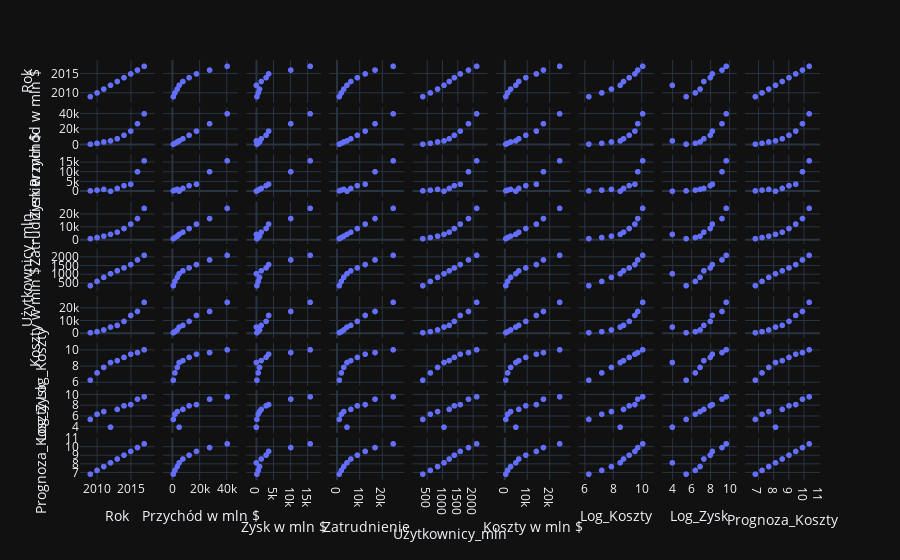

Notebook cell for this chart:
### Code cell
# wykresy

fig = px.scatter_matrix(data)
fig.show()

### Figure 1 — Plotly figure (JSON) as saved in the notebook; plotly's stock layout.template omitted (floating-point values rounded to 4 significant figures)
{"data": [{"dimensions": [{"axis": {"matches": true}, "label": "Rok", "values": [2009, 2010, 2011, 2012, 2013, 2014, 2015, 2016, 2017]}, {"axis": {"matches": true}, "label": "Przychód w mln $", "values": [777, 1974, 3711, 5089, 7872, 12466, 17928, 27638, 40653]}, {"axis": {"matches": true}, "label": "Zysk w mln $", "values": [229, 606, 1000, 53, 1500, 2940, 3688, 10217, 15934]}, {"axis": {"matches": true}, "label": "Zatrudnienie", "values": [1218, 2127, 3200, 4619, 6337, 9199, 12691, 17048, 25105]}, {"axis": {"matches": true}, "label": "Użytkownicy_mln", "values": [360, 608, 845, 1056, 1228, 1393, 1591, 1860, 2129]}, {"axis": {"matches": true}, "label": "Koszty w mln $", "values": [548, 1368, 2711, 5036, 6372, 9526, 14240, 17421, 24719]}, {"axis": {"matches": true}, "label": "Log_Koszty", "values": [6.306, 7.221, 7.905, 8.524, 8.76, 9.162, 9.564, 9.765, 10.12]}, {"axis": {"matches": true}, "label": "Log_Zysk", "values": [5.434, 6.407, 6.908, 3.97, 7.313, 7.986, 8.213, 9.232, 9.676]}, {"axis": {"matches": true}, "label": "Prognoza_Koszty", "values": [6.803, 7.25, 7.697, 8.144, 8.591, 9.038, 9.486, 9.933, 10.38]}], "hovertemplate": "%{xaxis.title.text}=%{x}<br>%{yaxis.title.text}=%{y}<extra></extra>", "legendgroup": "", "marker": {"color": "#636efa", "symbol": "circle"}, "name": "", "showlegend": false, "type": "splom"}], "layout": {"legend": {"tracegroupgap": 0}, "margin": {"t": 60}, "dragmode": "select"}}
